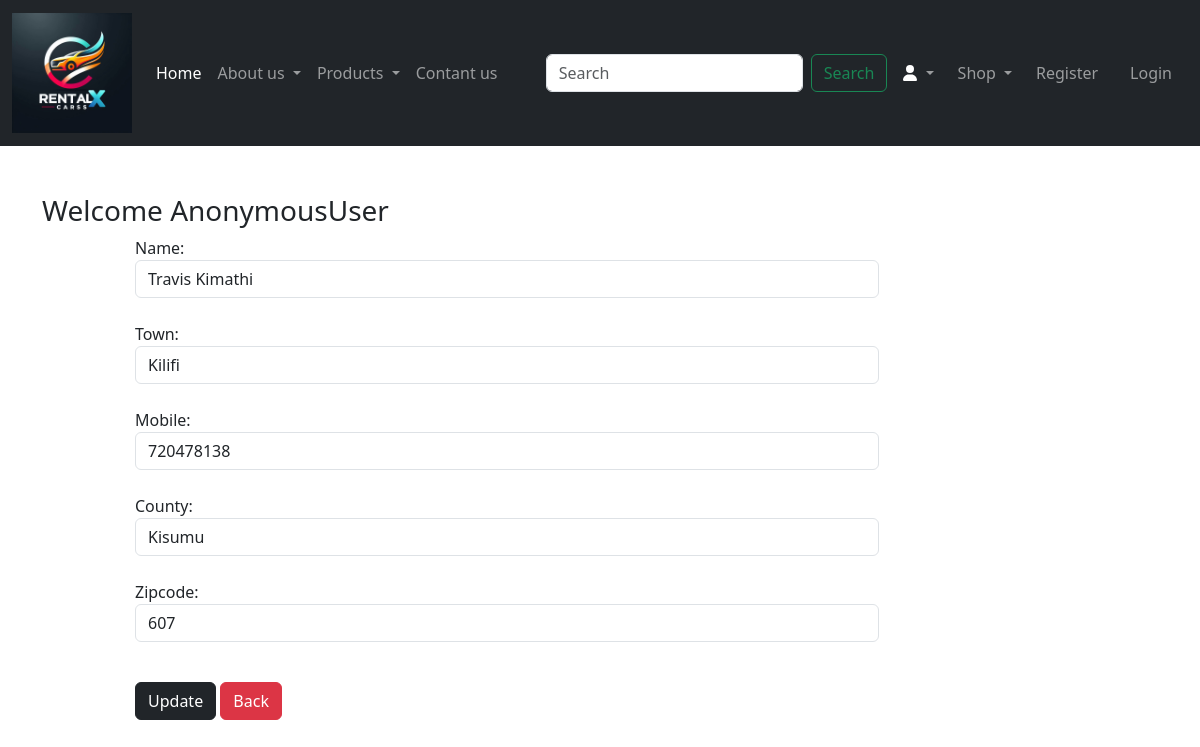
Screenshot of /updateAdress/2 with the database file from the repository.
### app/models.py (models this page shows, shortened)
class Customer(models.Model):
    user = models.ForeignKey(User, on_delete=models.CASCADE)#Foreignkey == foreign(from the other side)
    name = models.CharField(max_length=200)
    town = models.CharField(max_length=50)
    mobile = models.IntegerField(default=0)
    zipcode = models.IntegerField()
    county = models.CharField(choices=STATE_CHOICES, max_length=100)

### app/views.py (the view, shortened to what this page needs)
# urls.py: path('updateAdress/<int:pk>', views.UpdateAdress.as_view(), name='updateAdress'),
class UpdateAdress(View):
    def get(self, request, pk):#primary key(pk) == for inherting -> inheriting from address
        add = Customer.objects.get(pk=pk)
        form = CustomerProfileForm(instance=add)
        return render(request, 'app/updateAdress.html', locals())

### app/forms.py
class CustomerProfileForm(forms.ModelForm):
    class Meta:
        model = Customer
        fields = ['name', 'town', 'mobile', 'county', 'zipcode']
        widgets={
            'name':forms.TextInput(attrs={'class':'form-control'}),
            'town':forms.TextInput(attrs={'class':'form-control'}),
            'mobile':forms.NumberInput(attrs={'class':'form-control'}),
            'county':forms.Select(attrs={'class':'form-control'}),#U select, not type
            'zipcode':forms.NumberInput(attrs={'class':'form-control'}),
        }

### app/templates/app/updateAdress.html (shortened to what this page needs)
{% extends 'app/base.html' %}
{% load static %}
{% block main-content%}
 <div class="container my-5">
    <div class="row">
        <h3>Welcome <span class="text-capitalize">{{ request.user}}</span></h3>
    </div>
    <div class="col-sm-8 offset-sm-1">
        <form action="" method="post">
            {% for fm in form %}
               {{fm.label_tag}} {{fm}} <Small class="text-danger">{{fm.errors|striptags}}</Small>
               <br>
            {% endfor%}
            <div class="col-12 mt-3" >
                <button type="submit" class="btn btn-dark">Update</button>
                <a href="{% url 'address' %}" type="button" class="btn btn-danger">Back</a>
            </div>
        </form>
    </div>
 </div>
{% endblock main-content%}

### app/static/app/css/style.css (style rules this page uses)
* { margin: 0; padding: 0; box-sizing: border-box; }

### rows the page displays
Customer: form "Travis Kimathi" "Kilifi" "720478138" "Kisumu" "607"

### other values shown
{{ request.user }} "AnonymousUser"
{{ fm.label_tag }} "Name:" "Town:" "Mobile:" "County:" "Zipcode:"
